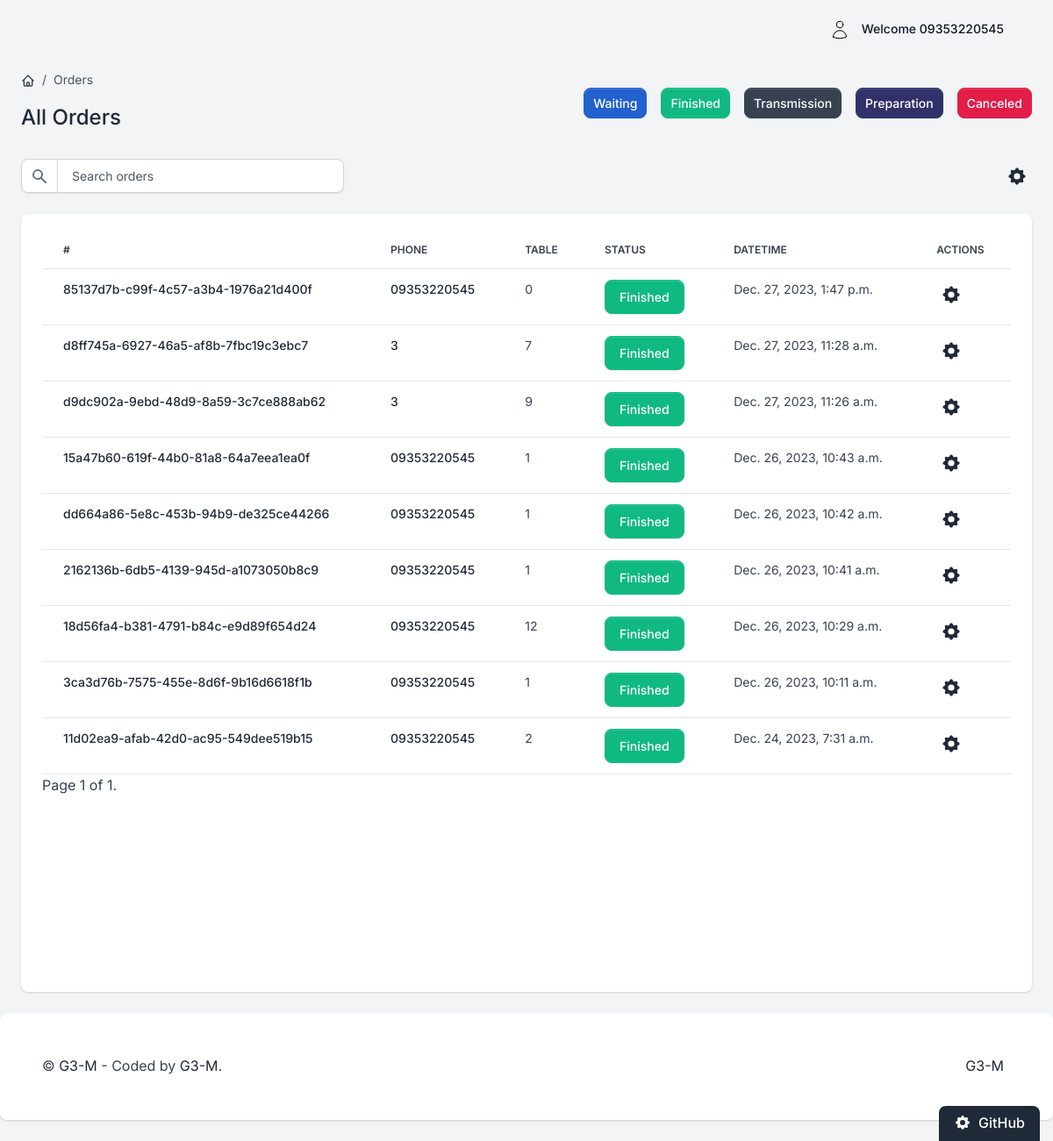
The app's page /orders/orders/f (signed in), older data.
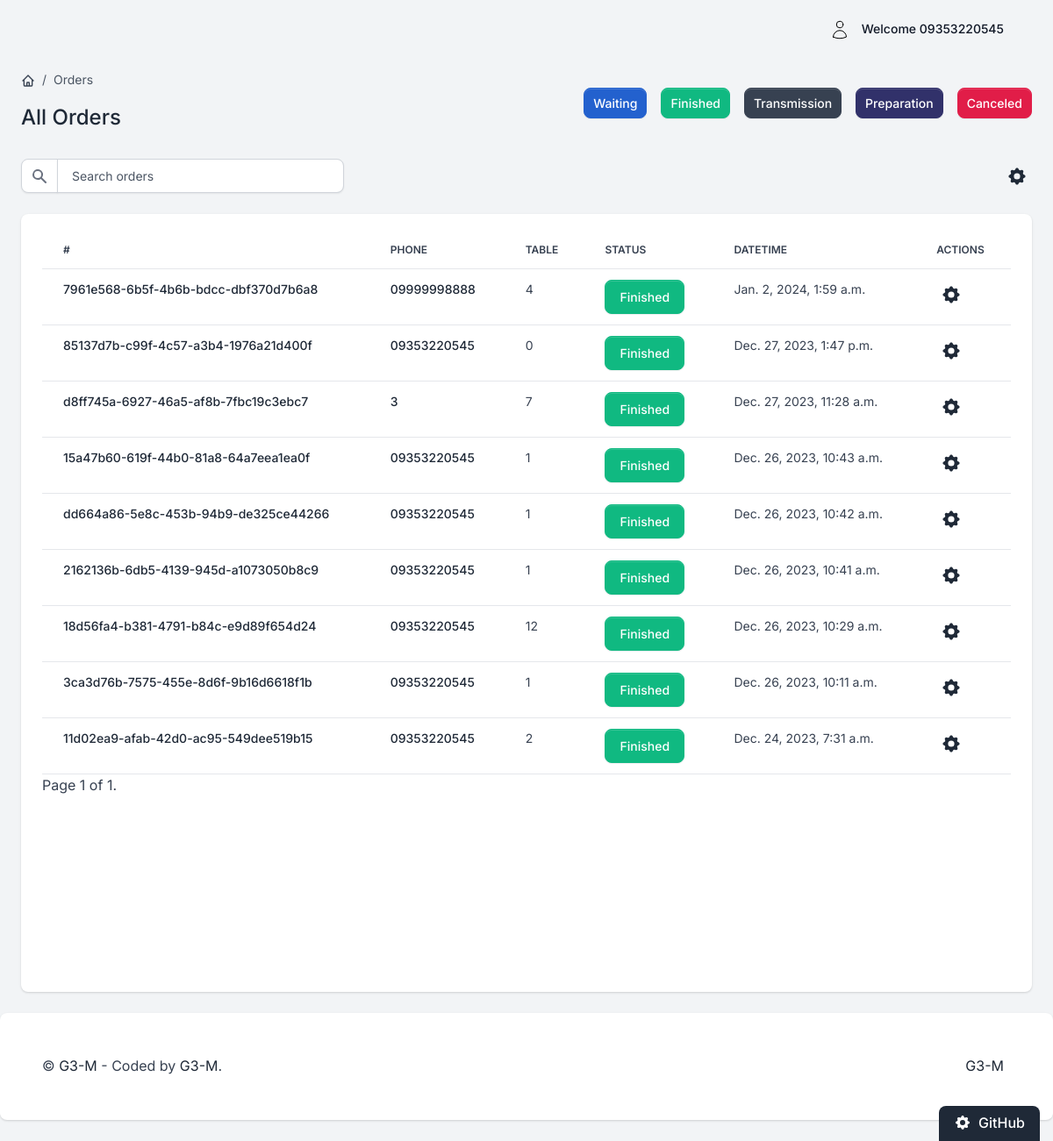
The same page, newer data.
### order/models.py (models this page shows, shortened)
class Order(BaseModel):
    status_fields = [("W", "Waiting"),
                     ("C", "Canceled"),
                     ("P", "Preparation"),
                     ("T", "Transmission"),
                     ("F", "Finished")]
    customer_phone = models.CharField(max_length=100, blank=True, null=True)
    id = models.UUIDField(primary_key=True, default=uuid.uuid4)
    status = models.CharField(max_length=1, choices=status_fields, default='W')
    table = models.ForeignKey(Table, on_delete=models.SET_NULL, null=True, related_name='orders')
    class Meta:
        ordering = ['-created_at']
        indexes = [
            models.Index(fields=['-created_at']),
        ]

### tables/models.py (models this page shows, shortened)
class Table(BaseModel):
    status_fields = [("R", "Reserved"), ("E", "Empty"), ("F", "Full"), ("T", "TakeAway")]
    number = models.PositiveIntegerField()
    status = models.CharField(max_length=1, choices=status_fields, default='E')

### order/views.py (the view)
# urls.py: path('orders/f', views.OrderFinishedListView.as_view(), name='list-order-f'),
class OrderFinishedListView(BaseOrderListView):
    def get_queryset(self):
        return Order.objects.filter(status='F')

### core/models.py (called while the page is built)
    def get_queryset(self):
        return super().get_queryset().filter(deleted_at__isnull=True)

### utils.py (called while the page is built)
    def test_func(self):
        return self.request.user.is_staff or self.request.user.is_superuser

### templates/Order_ListOrder.html (shortened to what the changed rows need)
{% extends "base.html" %}
{% block content %}
    <div class="d-flex justify-content-between flex-wrap flex-md-nowrap align-items-center py-4 mx-4">
        <div class="d-block mb-4 mb-md-0">
            <h2 class="h4">All Orders</h2>
        </div>
    </div>
    <div class="card card-body border-0 shadow table-wrapper table-responsive mx-4 pb-10">
        <table class="table table-hover">
            <thead>
            <tr>
                <th class="border-gray-200">#</th>
                <th class="border-gray-200">Phone</th>
                <th class="border-gray-200">Table</th>
                <th class="border-gray-200">Status</th>
                <th class="border-gray-200">Datetime</th>
                <th class="border-gray-200">Actions</th>
            </tr>
            </thead>
            <tbody>
            {% for order in orders %}
                <tr>
                    <td>
                        <a href="{% url 'order:order-detail' order.id %}" class="fw-bold text-sm-start">
                            {{ order.id }}
                        </a>
                    </td>
                    <td>
                        <a href="{% url 'order:phone-orders' order.customer_phone %}" class="fw-bold text-sm-start">
                            {{ order.customer_phone }}
                        </a>
                    </td>
                    <td><span class="fw-normal">{{ order.table.number }}</span></td>
                    {% if order.status == "F" %}
                        <td><span class="text-white btn btn-success">{{ order.get_status_display }}</span></td>
                    {% elif order.status == "C" %}
                        <td><span class="text-white btn btn-danger">{{ order.get_status_display }}</span></td>
                    {% elif order.status == "P" %}
                        <td><span class="text-white btn btn-tertiary">{{ order.get_status_display }}</span></td>
                    {% elif order.status == "T" %}
                        <td><span class="text-white btn btn-gray-700">{{ order.get_status_display }}</span></td>
                    {% elif order.status == "W" %}
                        <td><span class="text-white btn btn-info">{{ order.get_status_display }}</span></td>
                    {% endif %}
                    <td><span class="fw-normal">{{ order.created_at }}</span></td>
                    <td class="flex justify-content-center">
                        <div class="col-4 col-md-2 col-xl-1 ps-md-0 text-end">
                            <div class="dropdown">
                                <button class="btn btn-link text-dark dropdown-toggle dropdown-toggle-split m-0 p-1"
                                        data-bs-toggle="dropdown" aria-haspopup="true" aria-expanded="false">
                                </button>
                            </div>
                        </div>
                    </td>
                </tr>
            {% endfor %}
            </tbody>
        </table>
    </div>
{% endblock content %}

Row changes from the older to the newer data that the page shows:
no longer on this page (row edited): Order: id "d9dc902a-9ebd-48d9-8a59-3c7ce888ab62", customer_phone "3", table.number "9", status "Finished", created_at "Dec. 27, 2023, 11:26 a.m."
added Order: id "7961e568-6b5f-4b6b-bdcc-dbf370d7b6a8", customer_phone "09999998888", table.number "4", status "Finished", created_at "Jan. 2, 2024, 1:59 a.m."
